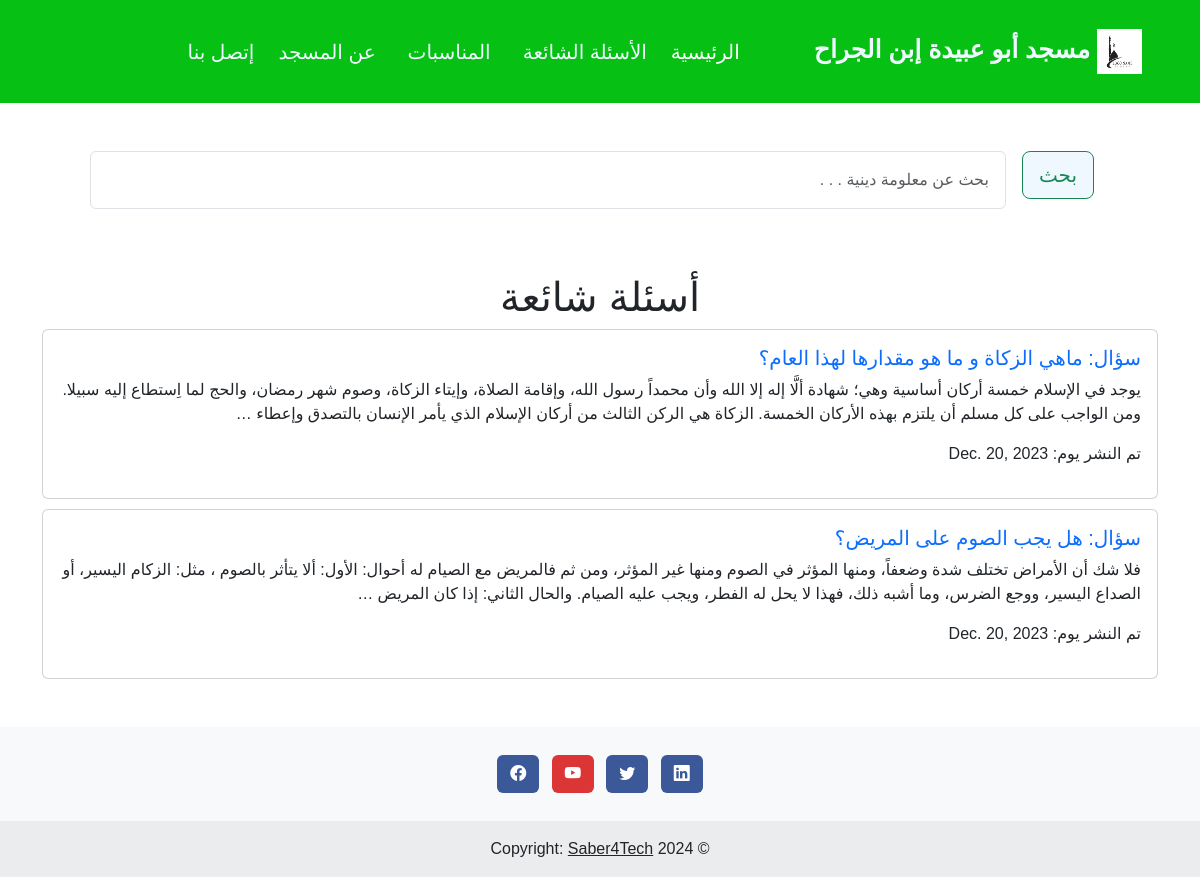
The app's page /questions_blog/, older data.
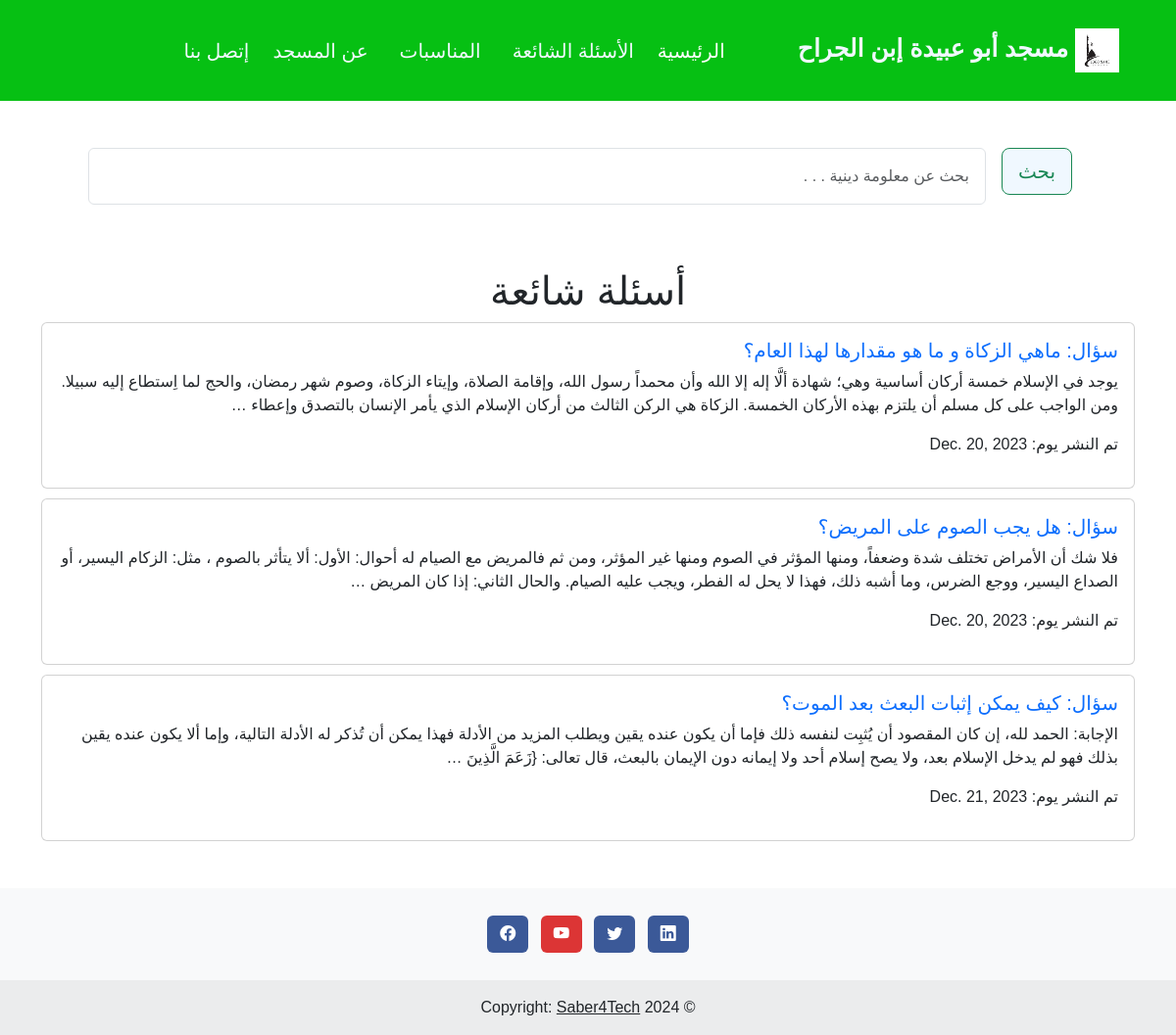
The same page, newer data.
### appAbuObaida/models.py (models this page shows, shortened)
class QuestionModel(models.Model):
    question_title = models.CharField(max_length=500)
    question_answer = models.TextField()
    pub_date = models.DateField(auto_now_add=True)

### appAbuObaida/views.py (the view)
# urls.py: path('questions_blog/', views.questions_blog, name='questions_blog'),
def questions_blog(request):
    questions = QuestionModel.objects.all()
    context = {
        'questions': questions
    }
    return render(request, 'appAbuObaida/questions_blog.html', context)

### templates/appAbuObaida/questions_blog.html (shortened to what this page needs)
{% extends 'appAbuObaida/base.html' %}
{% load static %}
{% block content %}
    <div class="container my-5">
        <form class="d-flex mx-5 my-5" role="search" action="{% url 'search_question' %}" method="get">
            <div class="d-flex align-items-stretch">
                <button class="btn btn-outline-success btn-lg mx-3" type="submit" style="height: 100%;">بحث</button>
                <input class="form-control p-3" name="search" type="search" placeholder="بحث عن معلومة دينية . . ."
                       aria-label="Search">
            </div>
        </form>
        <h1 class="text-center">أسئلة شائعة </h1>
        {% for question in questions %}
            <div class="card card-questions">
                <div class="card-body">
                    <a class="card-link" href="{% url 'question_detail' pk=question.id %}">
                        <h5 class="card-title">سؤال: {{ question.question_title }}</h5>
                    </a>
                    <p class="card-text">{{ question.question_answer|truncatewords:50 }}</p>
                    <p class="">تم النشر يوم: {{ question.pub_date }}</p>
                </div>
            </div>
        {% endfor %}
    </div>
{% endblock %}

### templates/appAbuObaida/base.html (shortened to what this page needs)
{% load static %}
{% load i18n %}
<!doctype html>
<html lang="en">
<head>
    <link href="https://cdn.jsdelivr.net/npm/bootstrap@5.3.0/dist/css/bootstrap.min.css" rel="stylesheet"
>
    <link href="https://cdn.jsdelivr.net/npm/bootstrap-icons@1.3.0/font/bootstrap-icons.css" rel="stylesheet">
    <link rel="stylesheet" href="{% static 'css/styles.css' %}">
</head>
<body dir="rtl">
<nav class="navbar navbar-expand-lg navbar-dark bg-navbar p-4">
    <div class="container">
        <a class="navbar-brand" href="{% url 'index' %}">
            <img src="{% static 'imgs/Mosque.jpg' %}" width="45" height="45" alt="...">
            مسجد أبو عبيدة إبن الجراح
        </a>
        <div class="collapse navbar-collapse padding-navbar" id="navbarSupportedContent">
            <ul class="navbar-nav mb-2 mb-lg-0 mx-3">
                <li class="nav-item">
                    <a class="nav-link active" aria-current="page" href="{% url 'index' %}">
                        <span class="events">الرئيسية</span></a>
                </li>
                <li class="nav-item mx-2">
                    <a class="nav-link" href="{% url 'questions_blog' %}">
                        <span class="events">الأسئلة الشائعة</span>
                    </a>
                </li>
                <li class="nav-item mx-2">
                    <a class="nav-link" href="{% url 'events_view' %}">
                        <span class="events">المناسبات</span>
                    </a>
                </li>
                <li class="nav-item mx-2">
                    <a class="nav-link" href="{% url 'about' %}">
                        <span class="events">عن المسجد</span>
                    </a>
                </li>
                <li class="nav-item">
                    <a class="nav-link" href="{% url 'contact_us' %}">
                        <span class="events">إتصل بنا</span>
                    </a>
                </li>
            </ul>
        </div>
    </div>
</nav>
{% block content %}
{% endblock %}
<footer class="bg-body-tertiary text-center">
    <div class="container p-4 pb-0">
        <section class="mb-4">
            <a data-mdb-ripple-init
               class="btn text-white btn-floating m-1"
               style="background-color: #3b5998;"
               href="#"
               role="button">
                <i class="bi bi-linkedin"></i>
            </a>
            <a data-mdb-ripple-init
               class="btn text-white btn-floating m-1"
               style="background-color: #3b5998;"
               href="#"
               role="button">
                <i class="bi bi-twitter"></i>
            </a>
            <a data-mdb-ripple-init
               class="btn text-white btn-floating m-1"
               style="background-color: #dc3535;"
               href="#"
               role="button">
                <i class="bi bi-youtube"></i>
            </a>
            <a data-mdb-ripple-init
               class="btn text-white btn-floating m-1"
               style="background-color: #3b5998;"
               href="#"
               role="button">
                <i class="bi bi-facebook"></i>
            </a>
        </section>
    </div>
    <div class="text-center p-3" style="background-color: rgba(0, 0, 0, 0.05);">
        © 2024 Copyright:
        <a class="text-body" href="#">Saber4Tech</a>
    </div>
</footer>
</body>
</html>

### static/css/styles.css (style rules this page uses)
body { font-family: Arial, sans-serif; margin: 0; padding: 0; box-sizing: border-box; }
.padding-navbar { margin-left: 10px; margin-right: 10px; }
.bg-navbar { background-color: #06c013; }
.navbar-brand { color: aliceblue; font-weight: bolder; font-size: 25px; }
.btn-outline-success { background-color: aliceblue; }
.nav-link { color: aliceblue; }
.nav-link .events { font-size: 20px; }
.card-link { text-decoration: none; }
.card-questions { margin-bottom: 10px }
form { display: flex; flex-direction: column; }
input { padding: 10px; margin-bottom: 16px; border: 1px solid #ccc; border-radius: 4px; outline: none; }
button { background-color: #34db42; color: #fff; padding: 10px; border: none; border-radius: 4px; cursor: pointer; }

Row changes from the older to the newer data that the page shows:
added QuestionModel: question_title "كيف يمكن إثبات البعث بعد الموت؟", question_answer "الإجابة: الحمد لله، إن كان المقصود أن يُثبِت لنفسه ذلك فإما أن يكون عنده يقين ويطلب المزيد من الأدلة فهذا يمكن أن تُذكر له الأدلة التالية، وإما ألا يكون عنده يقين بذلك فهو لم يدخل الإسلام بعد، ولا يصح إسلام أحد ولا إيمانه دون الإيمان بالبعث، قال تعالى: {زَعَمَ الَّذِينَ …", pub_date "Dec. 21, 2023"
